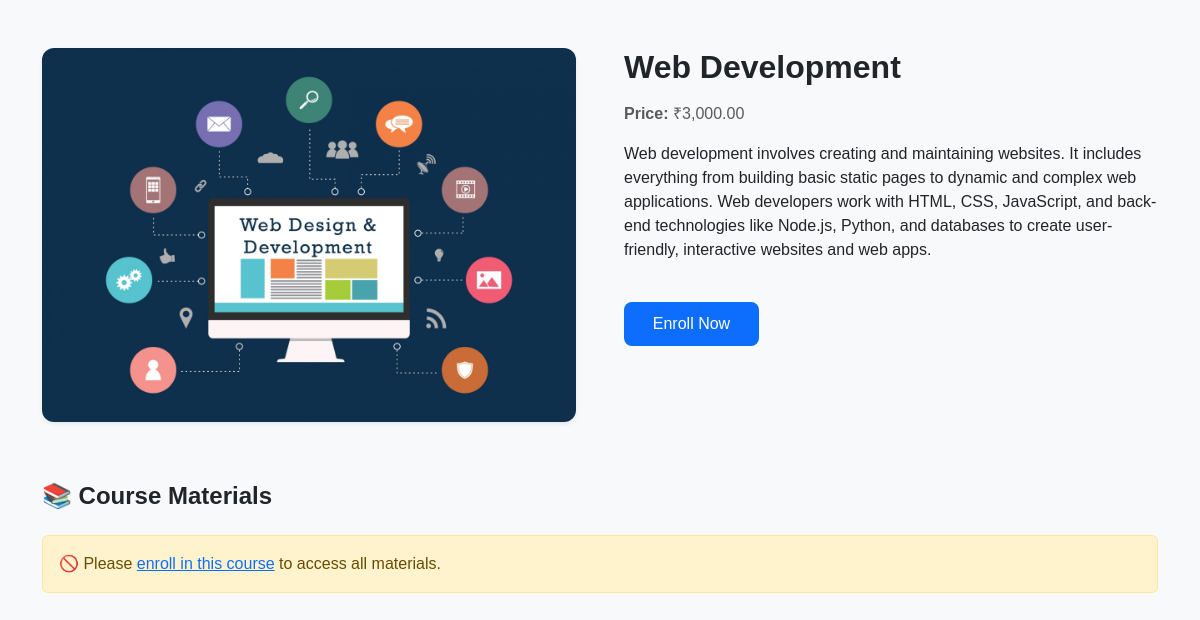
/course_details.php?id=1, run on the app's committed database.
### tables this page shows
CREATE TABLE `courses` (
  `id` int(11) NOT NULL,
  `instructor_id` int(11) DEFAULT NULL,
  `title` varchar(255) NOT NULL,
  `description` text DEFAULT NULL,
  `image` varchar(255) DEFAULT NULL,
  `price` decimal(10,2) DEFAULT NULL,
  `duration` varchar(100) DEFAULT NULL,
  `status` enum('draft','published') NOT NULL DEFAULT 'draft',
  `created_at` timestamp NOT NULL DEFAULT current_timestamp(),
  `videos` text DEFAULT NULL,
  `pdfs` text DEFAULT NULL
);

### course_details.php (the view, shortened to what this page needs)
<?php
require 'config.php';
$course_id = intval($_GET['id']);
$stmt = $conn->prepare("SELECT * FROM courses WHERE id = ?");
$stmt->bind_param("i", $course_id);
$stmt->execute();
$result = $stmt->get_result();
$course = $result->fetch_assoc();
$enrolled = false;
?>
<!DOCTYPE html>
<html lang="en">
<head>
    <link href="https://cdn.jsdelivr.net/npm/bootstrap@5.3.0/dist/css/bootstrap.min.css" rel="stylesheet">
    <link href="https://cdn.jsdelivr.net/npm/bootstrap-icons@1.10.5/font/bootstrap-icons.css" rel="stylesheet">
</head>
<body>
<div class="container my-5">
    <div class="row g-5 align-items-start">
        <div class="col-lg-6">
            <img src="uploads/<?= htmlspecialchars($course['image']) ?>" alt="<?= $course['title'] ?>" class="course-image shadow-sm">
        </div>
        <div class="col-lg-6">
            <h2 class="fw-bold"><?= htmlspecialchars($course['title']) ?></h2>
            <p class="text-muted mt-3"><strong>Price:</strong> ₹<?= number_format($course['price'], 2) ?></p>
            <p class="mt-3"><?= nl2br(htmlspecialchars($course['description'])) ?></p>
            <?php if (!$enrolled): ?>
                <a href="enroll_form.php?course_id=<?= $course['id'] ?>" class="btn enroll-btn mt-4">Enroll Now</a>
            <?php else: ?>
                <div class="alert alert-success mt-4">🎉 You are enrolled in this course!</div>
            <?php endif; ?>
        </div>
    </div>
    <div class="material-section">
        <h4 class="fw-semibold mb-4">📚 Course Materials</h4>
        <?php if ($enrolled): ?>
            <?php if (!empty($course['videos'])): ?>
                <div class="mb-5">
                    <h5 class="mb-3">🎥 Video Lectures:</h5>
                    <?php
                    $videos = explode(',', $course['videos']);
                    foreach ($videos as $video):
                        $video = trim($video);
                        if ($video):
                    ?>
                        <div class="mb-4">
                            <video controls class="w-100">
                                <source src="uploads/<?= htmlspecialchars($video) ?>" type="video/mp4">
                                Your browser does not support HTML5 video.
                            </video>
                        </div>
                    <?php endif; endforeach; ?>
                </div>
            <?php endif; ?>
            <?php if (!empty($course['pdfs'])): ?>
                <div>
                    <h5 class="mb-3">📄 Downloadable PDFs:</h5>
                    <ul class="list-group list-group-flush">
                        <?php
                        $pdfs = explode(',', $course['pdfs']);
                        foreach ($pdfs as $pdf):
                            $pdf = trim($pdf);
                            if ($pdf):
                        ?>
                            <li class="list-group-item">
                                <i class="bi bi-file-earmark-pdf text-danger me-2"></i>
                                <a href="uploads/<?= htmlspecialchars($pdf) ?>" target="_blank">
                                    <?= htmlspecialchars(basename($pdf)) ?>
                                </a>
                            </li>
                        <?php endif; endforeach; ?>
                    </ul>
                </div>
            <?php endif; ?>
        <?php else: ?>
            <div class="alert alert-warning">
                🚫 Please <a href="enroll_form.php?course_id=<?= $course['id'] ?>">enroll in this course</a> to access all materials.
            </div>
        <?php endif; ?>
    </div>
</div>
</body>
</html>

### course_details.php (style rules this page uses)
body { background-color: #f8f9fa; font-family: 'Poppins', sans-serif; }
.course-image { width: 100%; height: auto; border-radius: 12px; object-fit: cover; max-height: 400px; }
.enroll-btn { background-color: #0d6efd; color: white; padding: 0.6rem 1.8rem; font-weight: 500; border: none; border-radius: 8px; }
.material-section { margin-top: 60px; }

### data on the page
courses: image (picture), title "Web Development", price "3,000.00", description "Web development involves creating and maintaining websites. It includes everything from building basic static pages to dynamic and complex web applications. Web developers work with HTML, CSS, JavaScript, and back-end technologies like Node.js, Python, and databases to create user-friendly, interactive websites and web apps."
